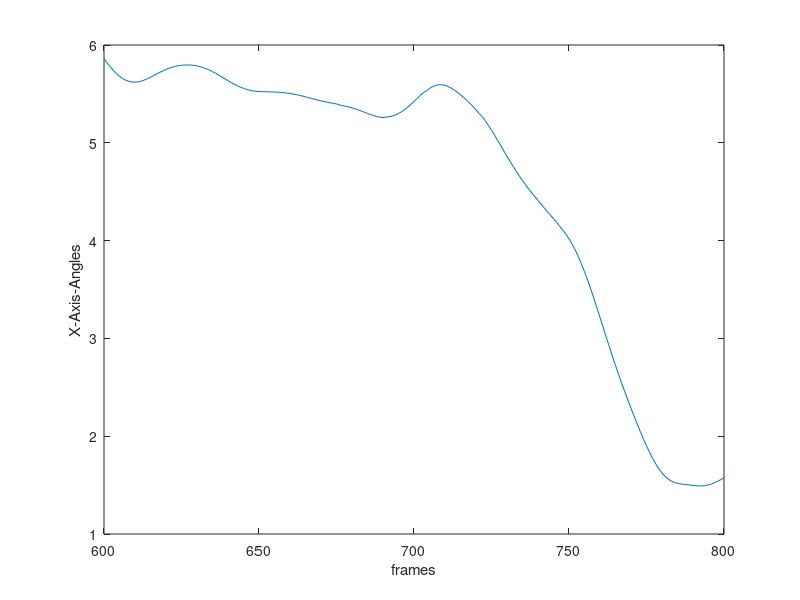

The MATLAB script that drew this image:
x = [600 601 602 603 604 605 606 607 608 609 610 611 612 613 614 615 616 617 618 619 620 621 622 623 624 625 626 627 628 629 630 631 632 633 634 635 636 637 638 639 640 641 642 643 644 645 646 647 648 649 650 651 652 653 654 655 656 657 658 659 660 661 662 663 664 665 666 667 668 669 670 671 672 673 674 675 676 677 678 679 680 681 682 683 684 685 686 687 688 689 690 691 692 693 694 695 696 697 698 699 700 701 702 703 704 705 706 707 708 709 710 711 712 713 714 715 716 717 718 719 720 721 722 723 724 725 726 727 728 729 730 731 732 733 734 735 736 737 738 739 740 741 742 743 744 745 746 747 748 749 750 751 752 753 754 755 756 757 758 759 760 761 762 763 764 765 766 767 768 769 770 771 772 773 774 775 776 777 778 779 780 781 782 783 784 785 786 787 788 789 790 791 792 793 794 795 796 797 798 799 800 ];
y = [5.86093 5.81754 5.77712 5.74034 5.70781 5.68003 5.65737 5.64006 5.62817 5.62162 5.62014 5.62333 5.63066 5.64146 5.65499 5.67043 5.68696 5.7038 5.72027 5.73577 5.74989 5.76232 5.77289 5.78151 5.78816 5.79282 5.7955 5.79617 5.79485 5.79147 5.78601 5.77845 5.76878 5.75705 5.74334 5.72784 5.71076 5.69243 5.67337 5.65408 5.63503 5.61667 5.59936 5.58342 5.56908 5.55654 5.54605 5.53765 5.53136 5.52701 5.52428 5.52272 5.52183 5.52118 5.52041 5.51921 5.51751 5.51521 5.51226 5.50861 5.50419 5.49894 5.49282 5.48587 5.47821 5.47 5.4615 5.45297 5.44466 5.43677 5.42923 5.42209 5.41538 5.40908 5.4032 5.39763 5.38652 5.38029 5.37359 5.36615 5.35757 5.34771 5.33664 5.32467 5.31224 5.2999 5.2882 5.27769 5.26884 5.26211 5.25793 5.2635 5.26625 5.27304 5.28404 5.29919 5.3182 5.34058 5.36581 5.39335 5.42265 5.453 5.48348 5.51296 5.53156 5.55534 5.57411 5.58697 5.59344 5.59347 5.58739 5.5758 5.5595 5.53939 5.51632 5.49097 5.46379 5.43499 5.4045 5.37204 5.33724 5.2997 5.26863 5.22491 5.17811 5.1286 5.07695 5.02383 4.96994 4.91592 4.86233 4.80962 4.75816 4.70824 4.6601 4.61398 4.57 4.5281 4.48794 4.44899 4.41075 4.37282 4.33513 4.2977 4.26062 4.22382 4.18696 4.14624 4.10681 4.0667 4.01886 3.96502 3.9045 3.83704 3.76285 3.68242 3.59645 3.50576 3.41128 3.31401 3.21493 3.115 3.01515 2.91621 2.81888 2.72369 2.63099 2.54093 2.45348 2.36844 2.28556 2.20462 2.12551 2.04838 1.97369 1.90215 1.83466 1.77224 1.71585 1.66626 1.62402 1.58928 1.56195 1.54173 1.52757 1.51824 1.51224 1.50809 1.50455 1.50093 1.4972 1.49385 1.49163 1.49195 1.49538 1.50218 1.5122 1.52503 1.54003 1.55657 1.57418 ];
plot(x,y)
xlabel('frames')
ylabel('X-Axis-Angles')
